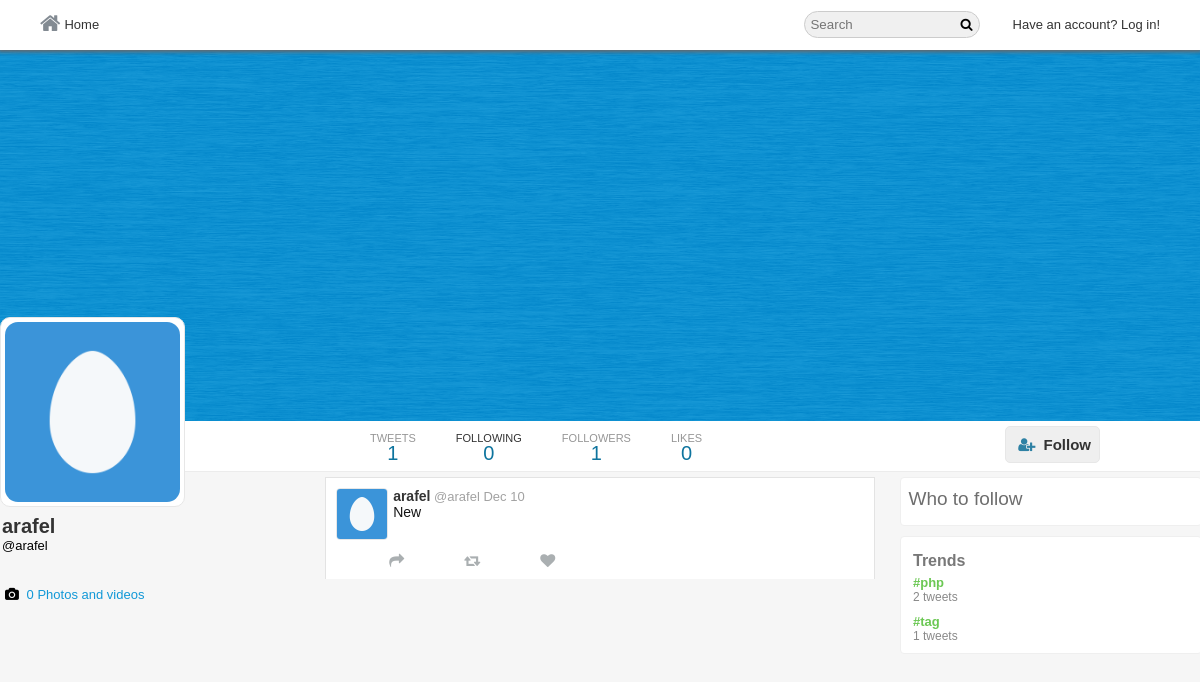
Page /profile.php?username=arafel on the committed database.
### tables this page shows
CREATE TABLE `users` (
  `user_id` int(11) NOT NULL,
  `username` varchar(255) NOT NULL,
  `email` varchar(255) NOT NULL,
  `password` varchar(255) NOT NULL,
  `screenName` varchar(255) NOT NULL,
  `profileImage` varchar(255) NOT NULL,
  `profileCover` varchar(255) NOT NULL,
  `following` int(11) NOT NULL,
  `followers` int(11) NOT NULL,
  `bio` varchar(140) NOT NULL,
  `country` varchar(255) NOT NULL,
  `website` varchar(255) NOT NULL
);

CREATE TABLE `tweets` (
  `tweetID` int(11) NOT NULL,
  `status` varchar(140) NOT NULL,
  `tweetBy` int(11) NOT NULL,
  `retweetID` int(11) NOT NULL,
  `retweetBy` int(11) NOT NULL,
  `tweetImage` varchar(255) NOT NULL,
  `likesCount` int(11) NOT NULL,
  `retweetCount` int(11) NOT NULL,
  `postedOn` datetime NOT NULL,
  `retweetMsg` varchar(140) NOT NULL
);

CREATE TABLE `trends` (
  `trendID` int(11) NOT NULL,
  `hashtag` varchar(140) NOT NULL,
  `createdOn` datetime NOT NULL
);

### core/init.php (called while the page is built, shortened)
<?php
include 'database/conection.php';
include 'classes/User.php';
include 'classes/Tweet.php';
include 'classes/Follow.php';
global $pdo;
$getFromUser = new User($pdo);
$getFromFollow = new Follow($pdo);
$getFromTweet = new Tweet($pdo);

### core/classes/User.php (called while the page is built, shortened)
<?php
class User{
  protected $pdo;
  function __construct($pdo) {
    $this->pdo = $pdo;
  }
  public function  checkInput($var) {
    $var = htmlspecialchars($var);
    $var = trim($var);
    $var = stripcslashes($var);
    return $var;
  }
  public function userData($user_id) {
    $stmt = $this->pdo->prepare("SELECT * FROM users WHERE user_id = :user_id");
    $stmt->bindParam(":user_id", $user_id, PDO::PARAM_INT);
    $stmt->execute();
    return $stmt->fetch(PDO::FETCH_OBJ);
  }
  public function userIdByUsername($username) {
    $stmt = $this->pdo->prepare("SELECT user_id FROM users WHERE username = :username");
    $stmt->bindParam(":username", $username, PDO::PARAM_STR);
    $stmt->execute();
    $user = $stmt->fetch(PDO::FETCH_OBJ);
    return $user->user_id;
  }
  public function loggedIn() {
    return (isset($_SESSION['user_id'])) ? true : false;
  }
    public function timeAgo($datetime){
        $time    = strtotime($datetime);
        $current = time();
        $seconds = $current - $time;
        $minutes = round($seconds / 60);
        $hours   = round($seconds / 3600);
        $months  = round($seconds / 2600640);
        if($seconds <= 60){
            if($seconds == 0){
                return 'now';
            }else{
                return $seconds.'s';
            }
        }else if($minutes <= 60){
            return $minutes.'m';
        }else if($hours <= 24){
            return $hours.'h';
        }else if($months <= 12){
            return date('M j', $time);
        }else{
            return date('j M Y', $time);
        }
    }
}

### profile.php (the view, shortened to what this page needs)
<?php
if(isset($_GET['username']) === true && empty($_GET['username']) === false) {
  include "core/init.php";
  $username = $getFromUser->checkInput($_GET['username']);
  $profileId = $getFromUser->userIdByUsername($username);
  $profileData = $getFromUser->userData($profileId);
  $user_id = @$_SESSION['user_id'];
  $user = $getFromUser->userData($user_id);
}
?>
<!doctype html>
<html>
	<head>
  	<link rel="stylesheet" href="https://cdnjs.cloudflare.com/ajax/libs/font-awesome/4.6.3/css/font-awesome.css"/>
  	<link rel="stylesheet" href="<?php echo BASE_URL; ?>assets/css/style-complete.css"/>
    </head>
<body>
<div class="wrapper">
<div class="header-wrapper">
	<div class="nav-container">
    	<div class="nav">
		<div class="nav-left">
			<ul>
				 <li><a href="<?php echo BASE_URL; ?>home.php"><i class="fa fa-home" aria-hidden="true"></i>Home</a></li>
			</ul>
		</div>
		<div class="nav-right">
			<ul>
				<li><input type="text" placeholder="Search" class="search"/><i class="fa fa-search" aria-hidden="true"></i>
				</li>
        <?php if($getFromUser->loggedIn() === true){ ?>
				<li class="hover"><label class="drop-label" for="drop-wrap1"><img src="<?php echo BASE_URL.$user->profileImage; ?>"/></label>
				<input type="checkbox" id="drop-wrap1">
				<div class="drop-wrap">
					<div class="drop-inner">
						<ul>
							<li><a href="<?php echo BASE_URL.$user->username; ?>"><?php echo $user->username; ?></a></li>
							<li><a href="<?php echo BASE_URL; ?>settings/account">Settings</a></li>
							<li><a href="<?php echo BASE_URL; ?>includes/logout.php">Log out</a></li>
						</ul>
					</div>
				</div>
				</li>
				<li><label for="pop-up-tweet" class="addTweetBtn">Tweet</label></li>
      <?php }else{
        echo '<li><a href="'.BASE_URL.'index.php">Have an account? Log in!</a></li>';
      } ?>
      </ul>
		</div>
      </div>
    </div>
  </div>
  <div class="profile-cover-wrap">
    <div class="profile-cover-inner">
      <div class="profile-cover-img">
        <img src="<?php echo BASE_URL.$profileData->profileCover; ?>"/>
      </div>
    </div>
    <div class="profile-nav">
      <div class="profile-navigation">
        <ul>
          <li>
            <div class="n-head">
              TWEETS
            </div>
            <div class="n-bottom">
              <?php $getFromTweet->countTweets($profileId); ?>
            </div>
          </li>
          <li>
            <a href="<?php echo BASE_URL.$profileData->username; ?>/following">
              <div class="n-head">
                <a href="<?php echo BASE_URL.$profileData->username; ?>/following">FOLLOWING</a>
              </div>
              <div class="n-bottom">
                <span class="count-following"><?php echo $profileData->following;?></span>
              </div>
            </a>
          </li>
          <li>
            <a href="<?php echo BASE_URL.$profileData->username; ?>/followers">
              <div class="n-head">
                FOLLOWERS
              </div>
              <div class="n-bottom">
                <span class="count-followers"><?php echo $profileData->followers; ?></span>
              </div>
            </a>
          </li>
          <li>
            <a href="#">
              <div class="n-head">
                LIKES
              </div>
              <div class="n-bottom">
                  <?php $getFromTweet->countLikes($profileId); ?>
              </div>
            </a>
          </li>
        </ul>
        <div class="edit-button">
		<span>
			<?php echo $getFromFollow->followBtn($profileId, $user_id, $profileData->user_id); ?>
 		</span>
	</div>
    </div>
</div>
</div>
  <div class="in-wrapper">
    <div class="in-full-wrap">
      <div class="in-left">
        <div class="in-left-wrap">
          <div class="profile-info-wrap">
            <div class="profile-info-inner">
              <div class="profile-img">
                <img src="<?php echo BASE_URL.$profileData->profileImage; ?>"/>
              </div>
              <div class="profile-name-wrap">
                <div class="profile-name">
                  <a href="<?php echo BASE_URL.$profileData->username; ?>"><?php echo $profileData->screenName; ?></a>
                </div>
                <div class="profile-tname">
                  @<span class="username"><?php echo $profileData->username; ?></span>
                </div>
              </div>
              <div class="profile-extra-info">
</div>
<div class="profile-extra-footer">
	<div class="profile-extra-footer-head">
		<div class="profile-extra-info">
			<ul>
				<li>
					<div class="profile-ex-location-i">
						<i class="fa fa-camera" aria-hidden="true"></i>
					</div>
					<div class="profile-ex-location">
						<a href="#">0 Photos and videos </a>
					</div>
				</li>
			</ul>
		</div>
	</div>
</div>
	 </div>
	</div>
	</div>
  </div>
<div class="in-center">
	<div class="in-center-wrap">
            <?php
            $tweets = $getFromTweet->getUserTweets($profileId);
            foreach ($tweets as $tweet) {
                $likes   = $getFromTweet->likes($user_id, $tweet->tweetID);
                $retweet = $getFromTweet->checkRetweet($tweet->tweetID, $user_id);
                $user    = $getFromUser->userData($tweet->retweetBy);
                echo '<div class="all-tweet">
		    <div class="t-show-wrap">
		     <div class="t-show-inner">
		     '.(($retweet['retweetID'] === $tweet->retweetID OR $tweet->retweetID > 0) ? '
		          <span><i class="fa fa-retweet" aria-hidden="true"></i></span><span>'.$user->screenName.' Retweeted</span>
		      </div>'
		      : '').'
		      '.((!empty($tweet->retweetMsg) && $tweet->tweetID === $retweet['tweetID'] or $tweet->retweetID > 0) ? '<div class="t-show-head">
		      <div class="t-show-popup" data-tweet="'.$tweet->tweetID.'">
		          <img src="'.BASE_URL.$user->profileImage.'"/>
		            <span><a href="'.BASE_URL.$user->username.'">'.$user->screenName.'</a></span>
		            <span>@'.$user->username.'</span>
		            <span>'.$getFromUser->timeAgo($tweet->postedOn).'</span>
		            '.$getFromTweet->getTweetLinks($tweet->retweetMsg).'
		          '.((!empty($tweet->tweetImage)) ? '
		              <img src="'.BASE_URL.$tweet->tweetImage.'" class="imagePopup" data-tweet="'.$tweet->tweetID.'"/>
		            </div>' : '').'
		                <span><a href="'.BASE_URL.$tweet->username.'">'.$tweet->screenName.'</a></span>
		                <span>@'.$tweet->username.'</span>
		                <span>'.$getFromUser->timeAgo($tweet->postedOn).'</span>
		                '.$getFromTweet->getTweetLinks($tweet->status).'
		      </div>' : '
		      <div class="t-show-popup" data-tweet="'.$tweet->tweetID.'">
		        <div class="t-show-head">
		          <div class="t-show-img">
		            <img src="'.BASE_URL.$tweet->profileImage.'"/>
		          </div>
		          <div class="t-s-head-content">
		            <div class="t-h-c-name">
		              <span><a href="'.$tweet->username.'">'.$tweet->screenName.'</a></span>
		              <span>@'.$tweet->username.'</span>
		              <span>'.$getFromUser->timeAgo($tweet->postedOn).'</span>
		            </div>
		            <div class="t-h-c-dis">
		              '.$getFromTweet->getTweetLinks($tweet->status).'
		            </div>
		          </div>
		        </div>'.
		        ((!empty($tweet->tweetImage)) ?
		         '
		                   <img src="'.BASE_URL.$tweet->tweetImage.'" class="imagePopup" data-tweet="'.$tweet->tweetID.'"/>
		        ' : '').'
		      </div>').'
		      <div class="t-show-footer">
		        <div class="t-s-f-right">
		          <ul>
		          '.(($getFromUser->loggedIn() === true) ? '
		            <li>'.(($tweet->tweetID === $retweet['retweetID'] OR $user_id == $retweet['retweetBy']) ?
		            	''.$tweet->tweetID.''.$tweet->tweetBy.''.(($tweet->retweetCount > 0) ? $tweet->retweetCount : '').'' :
		            	''.$tweet->tweetID.''.$tweet->tweetBy.''.(($tweet->retweetCount > 0) ? $tweet->retweetCount : '').'').'
		            <li>'.(($likes['likeOn'] === $tweet->tweetID) ?
		            	''.$tweet->tweetID.''.$tweet->tweetBy.''.(($tweet->likesCount > 0) ? $tweet->likesCount : '' ).'' :
		            	''.$tweet->tweetID.''.$tweet->tweetBy.''.(($tweet->likesCount > 0) ? $tweet->likesCount : '' ).'').'
		            '.(($tweet->tweetBy === $user_id) ? '
			                <li><label class="deleteTweet" data-tweet="'.$tweet->tweetID.'">Delete Tweet</label></li>
		              </li>' : '').'
		           ' : '<li><button><i class="fa fa-share" aria-hidden="true"></i></button></li>
		                <li><button><i class="fa fa-retweet" aria-hidden="true"></i></button></li>
		                <li><button><i class="fa fa-heart" aria-hidden="true"></i></button></li>
		            ').'
		          </ul>
		        </div>
		      </div>
		    </div>
		    </div>
		    </div>';
  }
  ?>
	</div>
</div>
<div class="in-right">
	<div class="in-right-wrap">
	  <?php $getFromFollow->whoToFollow($user_id, $profileId); ?>
   	   <?php $getFromTweet->trends(); ?>
	</div>
</div>
		</div>
	</div>
 </div>
</body>
</html>

### core/classes/Tweet.php (shortened to what this page needs)
<?php
class Tweet extends User{
 	public function __construct($pdo){
		$this->pdo = $pdo;
	}
    public function getTweetLinks($tweet) {
        $tweet = preg_replace("/(https?:\/\/)([\w]+.)([\w\.]+)/", "<a href='$0' target='_blank'>$0</a>", $tweet);
        $tweet = preg_replace("/#([\w]+)/", "<a href='".BASE_URL."hashtag/$1'>$0</a>", $tweet);
        $tweet = preg_replace("/@([\w]+)/", "<a href='".BASE_URL."$1'>$0</a>", $tweet);
        return $tweet;
    }
    public function countTweets($user_id){
        $stmt = $this->pdo->prepare("SELECT COUNT(`tweetID`) AS `totalTweets` FROM `tweets` WHERE `tweetBy` = :user_id AND `retweetID` = '0' OR `retweetBy` = :user_id");
        $stmt->bindParam(":user_id", $user_id, PDO::PARAM_INT);
        $stmt->execute();
        $count = $stmt->fetch(PDO::FETCH_OBJ);
        echo $count->totalTweets;
    }
    public function countLikes($user_id){
        $stmt = $this->pdo->prepare("SELECT COUNT(`likeID`) AS `totalLikes` FROM `likes` WHERE `likeBy` = :user_id");
        $stmt->bindParam(":user_id", $user_id, PDO::PARAM_INT);
        $stmt->execute();
        $count = $stmt->fetch(PDO::FETCH_OBJ);
        echo $count->totalLikes;
    }
    public function getUserTweets($user_id){
        $stmt = $this->pdo->prepare("SELECT * FROM `tweets` LEFT JOIN `users` ON `tweetBy` = `user_id` WHERE `tweetBy` = :user_id AND `retweetID` = '0' OR `retweetBy` = :user_id ORDER BY `tweetID` DESC");
        $stmt->bindParam(":user_id", $user_id, PDO::PARAM_INT);
        $stmt->execute();
        return $stmt->fetchAll(PDO::FETCH_OBJ);
    }
    public function trends(){
        $stmt = $this->pdo->prepare("SELECT *, COUNT(`tweetID`) AS `tweetsCount` FROM `trends` INNER JOIN `tweets` ON `status` LIKE CONCAT('%#',`hashtag`,'%') OR `retweetMsg` LIKE CONCAT('%#',`hashtag`,'%') GROUP BY `hashtag` ORDER BY `tweetID` LIMIT 10");
        $stmt->execute();
        $trends = $stmt->fetchAll(PDO::FETCH_OBJ);
        echo '<div class="trend-wrapper"><div class="trend-inner"><div class="trend-title"><h3>Trends</h3></div>';
        foreach ($trends as $trend) {
            echo '<div class="trend-body">
					<div class="trend-body-content">
						<div class="trend-link">
							<a href="'.BASE_URL.'hashtag/'.$trend->hashtag.'">#'.$trend->hashtag.'</a>
						</div>
						<div class="trend-tweets">
							'.$trend->tweetsCount.' <span>tweets</span>
						</div>
					</div>
				</div>';
        }
        echo '</div></div>';
    }
}
?>

### core/classes/Follow.php (shortened to what this page needs)
<?php
class Follow  extends User {
  function __construct($pdo) {
    $this->pdo = $pdo;
  }
    public function checkFollow($followerID, $user_id){
        $stmt = $this->pdo->prepare("SELECT * FROM `follow` WHERE `sender` = :user_id  AND `receiver` = :followerID");
        $stmt->bindParam(":user_id", $user_id, PDO::PARAM_INT);
        $stmt->bindParam(":followerID", $followerID, PDO::PARAM_INT);
        $stmt->execute();
        return $stmt->fetch(PDO::FETCH_ASSOC);
    }
	public function followBtn($profileID, $user_id, $followID){
		$data = $this->checkFollow($profileID, $user_id);
		if($this->loggedIn()===true){
			if($profileID != $user_id){
				if($data['receiver'] == $profileID){
					return "<button class='f-btn following-btn follow-btn' data-follow='".$profileID."' data-profile='".$followID."'>Following</button>";
				}else{
					return "<button class='f-btn follow-btn' data-follow='".$profileID."' data-profile='".$followID."'><i class='fa fa-user-plus'></i>Follow</button>";
				}
			}else{
				return "<button class='f-btn' onclick=location.href='".BASE_URL."profileEdit.php'>Edit Profile</button>";
			}
		}else{
			return "<button class='f-btn' onclick=location.href='".BASE_URL."index.php'><i class='fa fa-user-plus'></i>Follow</button>";
		}
	}
	public function whoToFollow($user_id, $profileID){
		echo '<div class="follow-wrap"><div class="follow-inner"><div class="follow-title"><h3>Who to follow</h3></div>';
		echo '</div></div>';
	}
}

### rows in the picture
users: profileCover (placeholder picture), following "0", followers "1", profileImage (placeholder picture), screenName "arafel", username "arafel"
tweets: users.profileImage (placeholder picture), users.screenName "arafel", users.username "arafel", postedOn "Dec 10", status "New"
trends: hashtag "php", tweetsCount "2"
trends: hashtag "tag", tweetsCount "1"

### other values in the picture
$count->totalTweets "1"
$count->totalLikes "0"
